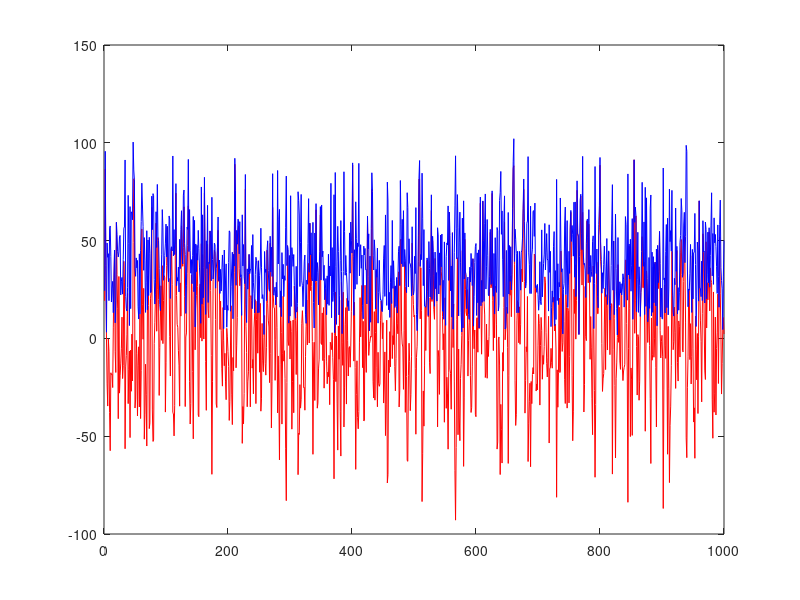
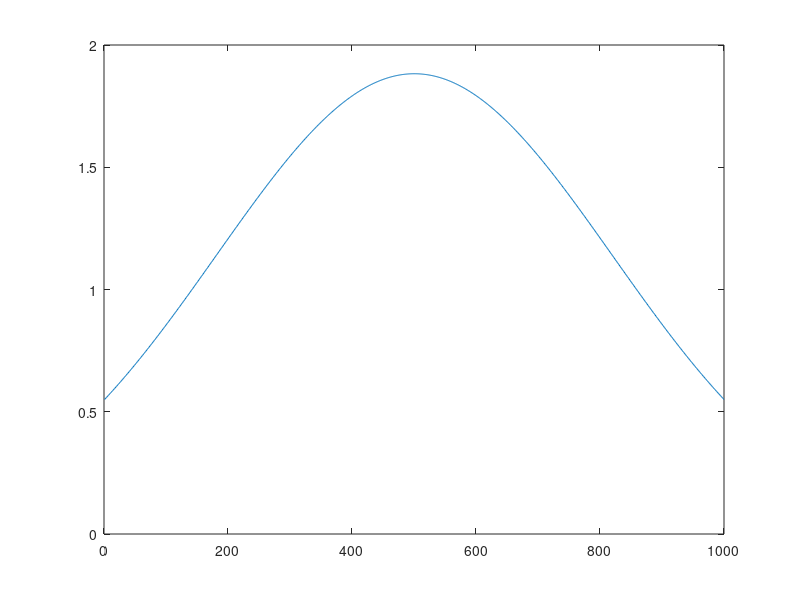

MATLAB code to generate these figures, in order: (Note: this script raises an error after producing the figures.)
%%

%%
clc ; 
N = 1000 ;
sigma_N = 300
x = linspace(-N/2, N/2,N) ;
y1 = exp(-0.5 * x.^2/sigma_N^2) ; 
y2 = exp(-0.5 * (x-150).^2/sigma_N^2) *0.5 ;
y22 = exp(-0.5 * (x+150).^2/sigma_N^2) *0.5 ;
y3 = y2+y1+y22 ;
y = y3 ; 
figure(80)
plot(y3) ;

%%
r = exp(1j*2*pi * rand(1,N)) ; 

f = fft((fftshift(y).*r)) ; 
rf = real(f) ;
af = abs(f) ;

figure(1)
plot(rf,'r') ;
hold on ;
plot(af,'b'); 

%%
ac_rf = autocorr(rf,N-1) ; 
figure(2) ;
plot(ac_rf) ; 


